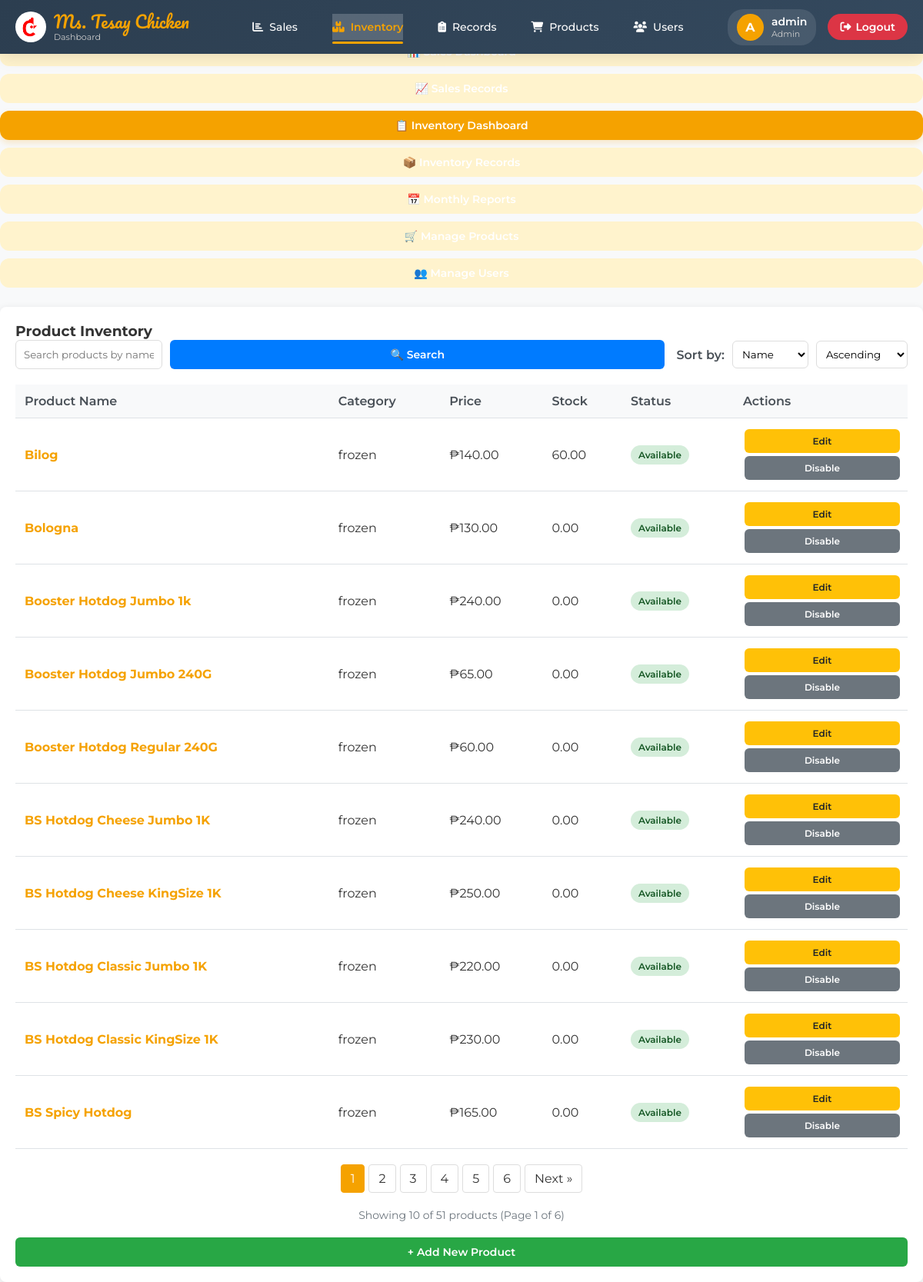
The page /includes/dashboard.php?tab=inventory_dashboard (signed in) on the database its author committed.
### tables this page shows
CREATE TABLE `products` (
  `id` int(11) NOT NULL,
  `name` varchar(150) NOT NULL,
  `category` varchar(100) DEFAULT NULL,
  `price` decimal(10,2) NOT NULL,
  `created_at` timestamp NOT NULL DEFAULT current_timestamp(),
  `stock` decimal(10,2) DEFAULT 0.00,
  `availability` tinyint(1) DEFAULT 1
);

### includes/dashboard.php (the view, shortened to what this page needs)
<?php
$role = $_SESSION['role'];
$activeTab = isset($_GET["tab"]) ? $_GET["tab"] : "sales";
include "db.php";
include "header.php";
$items_per_page = 10;
$search_term = isset($_GET['search']) ? trim($_GET['search']) : '';
$current_page = isset($_GET['page']) ? max(1, intval($_GET['page'])) : 1;
$sort_by = isset($_GET['sort']) ? $_GET['sort'] : 'name';
$sort_order = isset($_GET['order']) ? $_GET['order'] : 'asc';
$allowed_sorts = ['id', 'name', 'category', 'price', 'stock', 'availability'];
$sort_by = in_array($sort_by, $allowed_sorts) ? $sort_by : 'name';
$sort_order = in_array(strtolower($sort_order), ['asc', 'desc']) ? strtolower($sort_order) : 'asc';
$offset = ($current_page - 1) * $items_per_page;
$search_condition = '';
$params = [];
$countStmt = $pdo->prepare("SELECT COUNT(*) as total FROM products $search_condition");
$countStmt->execute($params);
$total_items = $countStmt->fetch()['total'];
$total_pages = ceil($total_items / $items_per_page);
if (!empty($search_term)) {
    $query = "SELECT id, name, category, price, stock, availability FROM products WHERE name LIKE ? OR category LIKE ? ORDER BY $sort_by $sort_order LIMIT $items_per_page OFFSET $offset";
    $productStmt = $pdo->prepare($query);
    $productStmt->execute([$search_param, $search_param]);
} else {
    $query = "SELECT id, name, category, price, stock, availability FROM products ORDER BY $sort_by $sort_order LIMIT $items_per_page OFFSET $offset";
    $productStmt = $pdo->prepare($query);
    $productStmt->execute();
}
$products = $productStmt->fetchAll();
?>
<main class="dashboard-main">
  <section class="dashboard-hero">
      <h1>Welcome, <?= htmlspecialchars($_SESSION['username']) ?>!</h1>
      <p>Monitor your sales and inventory efficiently.</p>
  </section>
  <div class="tab-navigation">
    <button class="tab-btn <?= $activeTab === 'sales' ? 'active' : '' ?>" data-target="sales">
        📊 Sales Dashboard
    </button>
    <button class="tab-btn <?= $activeTab === 'sales_records' ? 'active' : '' ?>" data-target="sales_records">
        📈 Sales Records
    </button>
    <button class="tab-btn <?= $activeTab === 'inventory_dashboard' ? 'active' : '' ?>" data-target="inventory_dashboard">
        📋 Inventory Dashboard
    </button>
    <?php if($role == 'Admin' || $role == 'Manager'): ?>
    <button class="tab-btn <?= $activeTab === 'inventory' ? 'active' : '' ?>" data-target="inventory">
        📦 Inventory Records
    </button>
    <?php endif; ?>
    <?php if($role == 'Admin'): ?>
    <button class="tab-btn <?= $activeTab === 'monthly_reports' ? 'active' : '' ?>" data-target="monthly_reports">
        📅 Monthly Reports
    </button>
    <?php endif; ?>
    <?php if($role == 'Admin'): ?>
    <button class="tab-btn <?= $activeTab === 'products' ? 'active' : '' ?>" data-target="products">
        🛒 Manage Products
    </button>
    <button class="tab-btn <?= $activeTab === 'users' ? 'active' : '' ?>" data-target="users">
        👥 Manage Users
    </button>
    <?php endif; ?>
</div>
<div class="tab-container">
  <section id="inventory_dashboard" class="tab-content <?= $activeTab === 'inventory_dashboard' ? 'active' : '' ?>">
      <h3>Product Inventory</h3>
      <form method="GET" class="search-form">
          <div class="search-sort-container">
              <div class="search-box">
                  <input type="text" name="search" placeholder="Search products by name or category..."
                         value="<?= htmlspecialchars($search_term) ?>">
                  <button type="submit" class="search-btn">🔍 Search</button>
              </div>
              <div class="sort-options">
                  <label>Sort by:</label>
                  <select name="sort" onchange="this.form.submit()">
                      <option value="name" <?= $sort_by == 'name' ? 'selected' : '' ?>>Name</option>
                  </select>
                  <select name="order" onchange="this.form.submit()">
                      <option value="asc" <?= $sort_order == 'asc' ? 'selected' : '' ?>>Ascending</option>
                  </select>
              </div>
          </div>
      </form>
      <div class="inventory-table-container">
          <table class="inventory-table">
              <thead>
                  <tr>
                      <th>Product Name</th>
                      <th>Category</th>
                      <th>Price</th>
                      <th>Stock</th>
                      <th>Status</th>
                      <th>Actions</th>
                  </tr>
              </thead>
              <tbody>
                  <?php if(empty($products)): ?>
                  <tr>
                      <td colspan="6" style="text-align: center; padding: 30px;">
                          No products found. <?= !empty($search_term) ? 'Try a different search term.' : '' ?>
                      </td>
                  </tr>
                  <?php else: ?>
                  <?php foreach($products as $product):
                      $stock_level = $product['stock'];
                      $status = $product['availability'] ? 'Available' : 'Out of Stock';
                      $status_class = $product['availability'] ? 'status-available' : 'status-outofstock';
                  ?>
                  <tr>
                      <td><?= htmlspecialchars($product['name']) ?></td>
                      <td><?= htmlspecialchars($product['category']) ?></td>
                      <td>₱<?= number_format($product['price'], 2) ?></td>
                      <td><?= number_format($stock_level, 2) ?></td>
                      <td><span class="status-badge <?= $status_class ?>"><?= $status ?></span></td>
                      <td>
                          <button class="action-btn edit-btn" onclick="openEditModal(<?= $product['id'] ?>, '<?= htmlspecialchars($product['name']) ?>', '<?= htmlspecialchars($product['category']) ?>', <?= $product['price'] ?>, <?= $product['availability'] ?>)">Edit</button>
                          <?php if($product['availability']): ?>
                          <form method="POST" style="display:inline;">
                              <button type="submit" name="toggle_product_status" class="action-btn disable-btn" onclick="return confirm('Disable this product? It will be hidden from sales but remain in database.')">Disable</button>
                          </form>
                          <?php endif; ?>
                      </td>
                  </tr>
                  <?php endforeach; ?>
                  <?php endif; ?>
              </tbody>
          </table>
      </div>
      <?php if($total_pages > 1): ?>
      <div class="pagination">
          <?php for($i = 1; $i <= $total_pages; $i++): ?>
              <?php if($i == $current_page): ?>
                  <span class="page-btn current"><?= $i ?></span>
              <?php else: ?>
                  <a href="?tab=inventory_dashboard&page=<?= $i ?>&search=<?= urlencode($search_term) ?>&sort=<?= $sort_by ?>&order=<?= $sort_order ?>" class="page-btn">
                      <?= $i ?>
                  </a>
              <?php endif; ?>
          <?php endfor; ?>
          <?php if($current_page < $total_pages): ?>
              <a href="?tab=inventory_dashboard&page=<?= $current_page + 1 ?>&search=<?= urlencode($search_term) ?>&sort=<?= $sort_by ?>&order=<?= $sort_order ?>" class="page-btn">
                  Next &raquo;
              </a>
          <?php endif; ?>
      </div>
      <div class="pagination-info">
          Showing <?= count($products) ?> of <?= $total_items ?> products (Page <?= $current_page ?> of <?= $total_pages ?>)
      </div>
      <?php endif; ?>
      <div style="margin-top: 20px;">
          <button class="add-btn" onclick="openAddModal()">+ Add New Product</button>
      </div>
  </section>
</div>
</main>

### assets/css/login-styles.css (style rules this page uses)
* { margin: 0; padding: 0; box-sizing: border-box; font-family: 'Montserrat', sans-serif; }
body { display: flex; justify-content: center; align-items: center; min-height: 100vh; background: linear-gradient(90deg, #e9af00, #ff7400, #F7743B, #ff9a00); }
button { width: 100%; background-color: #F7743B; border: none; padding: 14px; border-radius: 30px; color: #fff; font-weight: bold; font-size: 16px; cursor: pointer; transition: background 0.3s; }

### assets/css/landing-styles.css (style rules this page uses)
* { margin: 0; padding: 0; box-sizing: border-box; font-family: 'Montserrat', sans-serif; }
body { background: linear-gradient(#f4f4f4, #e7e7e7); overflow-x: hidden; color: #333; }

### includes/header.php (style rules this page uses)
* { margin: 0; padding: 0; box-sizing: border-box; }
body { font-family: 'Montserrat', sans-serif; background: #f8f9fa; min-height: 100vh; }

### includes/dashboard.php (style rules this page uses)
.tab-content { display: none; padding: 20px; background: white; border-radius: 8px; margin-top: 20px; box-shadow: 0 2px 10px rgba(0,0,0,0.1); }
.tab-content.active { display: block; }
.add-btn, .delete-btn, .search-btn, .action-btn { padding: 10px 20px; border: none; border-radius: 6px; cursor: pointer; font-weight: 600; transition: all 0.3s; font-size: 14px; }
.add-btn { background: #28a745; color: white; }
.search-btn { background: #007bff; color: white; }
.action-btn { padding: 8px 12px; font-size: 12px; margin: 2px; }
.edit-btn { background: #ffc107; color: #212529; }
.disable-btn { background: #6c757d; color: white; }
table { width: 100%; border-collapse: collapse; min-width: 600px; }
th { background-color: #f8f9fa; font-weight: 600; color: #495057; }
.search-sort-container { display: flex; justify-content: space-between; align-items: center; flex-wrap: wrap; gap: 15px; margin-bottom: 20px; }
.search-box { display: flex; gap: 10px; align-items: center; flex: 1; }
.search-box input { flex: 1; padding: 10px; border: 1px solid #ddd; border-radius: 6px; }
.sort-options { display: flex; gap: 10px; align-items: center; }
.sort-options label { font-weight: 600; color: #495057; }
.sort-options select { padding: 8px; border: 1px solid #ddd; border-radius: 6px; background: white; }
.pagination { display: flex; gap: 5px; justify-content: center; margin: 20px 0; flex-wrap: wrap; }
.page-btn { padding: 8px 12px; border: 1px solid #ddd; background: white; color: #333; text-decoration: none; border-radius: 4px; transition: all 0.3s; }
.page-btn.current { background: #F5A200; color: white; border-color: #F5A200; }
.pagination-info { text-align: center; color: #6c757d; font-size: 14px; margin-top: 10px; }
.status-badge, .type-badge { padding: 5px 10px; border-radius: 20px; font-size: 12px; font-weight: 600; display: inline-block; }
.status-available { background: #d4edda; color: #155724; }
.tab-navigation { display: flex; gap: 10px; margin-bottom: 20px; flex-wrap: wrap; overflow-x: auto; padding-bottom: 5px; }
.tab-btn { padding: 10px 15px; border: none; background: #fff3cd; cursor: pointer; border-radius: 12px; font-weight: 600; transition: 0.2s ease; white-space: nowrap; font-size: 14px; }
.tab-btn.active { background: #F5A200; color: white; box-shadow: 0 4px 8px rgba(245, 162, 0, 0.2); }
td:first-child { font-weight: bold; color: #F5A200; }

### rows shown on the page
products: name "Bilog", category "frozen", price "140.00", stock "60.00", availability "Available"
products: name "Bologna", category "frozen", price "130.00", stock "0.00", availability "Available"
products: name "Booster Hotdog Jumbo 1k", category "frozen", price "240.00", stock "0.00", availability "Available"
products: name "Booster Hotdog Jumbo 240G", category "frozen", price "65.00", stock "0.00", availability "Available"
products: name "Booster Hotdog Regular 240G", category "frozen", price "60.00", stock "0.00", availability "Available"
products: name "BS Hotdog Cheese Jumbo 1K", category "frozen", price "240.00", stock "0.00", availability "Available"
products: name "BS Hotdog Cheese KingSize 1K", category "frozen", price "250.00", stock "0.00", availability "Available"
products: name "BS Hotdog Classic Jumbo 1K", category "frozen", price "220.00", stock "0.00", availability "Available"
products: name "BS Hotdog Classic KingSize 1K", category "frozen", price "230.00", stock "0.00", availability "Available"
products: name "BS Spicy Hotdog", category "frozen", price "165.00", stock "0.00", availability "Available"

### other values the page prints
$initial "A"
$_SESSION['username'] "admin"
$_SESSION['role'] "Admin"
count($products) "10"
$total_items "51"
$current_page "1"
$total_pages "6"
